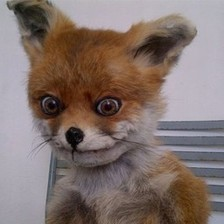
#> input picture hw2/fox.jpg, 224 x 224 px
$ jupyter execute --allow-errors hw2.ipynb
#> lines starting #> are read from the running program, lines starting #| are printed output that depends on the picture
[cell 1]
from PIL import Image
import PIL
import numpy as np
from resizeimage import resizeimage
import numpy as np
import scipy.stats as st
from math import pi,exp

[cell 2]
sample=Image.open('fox.jpg')
#> sample is the input picture: PIL image 224x224 RGB; mean R, G, B 129.9, 114.1, 109.2

#> (a cell that did not finish here is left out)

#> (a cell that did not finish here is left out)

#> (a cell that did not finish here is left out)

#> (a cell that did not finish here is left out)

#> (a cell that did not finish here is left out)

[cell 8]
# [26 lines left out: functions Correction, ApplyCorrection, Crop, not called in this run]
def ApplyCrop(img,left,top,width,hight):
    return img[top:(top+hight),left:(left+width)]


# [71 lines left out: functions CustomFilter, ApplyCustomFilter, ColorFilter, ApplyColorFilter, WhiteBalance, not called in this run]


def AddBorders(img,filter_size):
    border_size=(filter_size-1)/2
    temp=np.zeros((img.shape[0]+2*(border_size),img.shape[1]+2*(border_size)))
    temp[border_size:-border_size,border_size:-border_size]=img
    return temp
# [6 lines left out: function PilFromRGB, not called in this run]
def gkern(l=5, sig=1.):

    ax = np.arange(-l // 2 + 1., l // 2 + 1.)
    xx, yy = np.meshgrid(ax, ax)

    kernel = np.exp(-(xx**2 + yy**2) / (2. * sig**2))

    return kernel / np.sum(kernel)

[cell 9]
l=5
ax = np.arange(-l // 2 + 1., l // 2 + 1.)
xx, yy = np.meshgrid(ax, ax)

[cell 10]
xx

[cell 11]
#r,g,b=map(lambda x:np.array(x,dtype='float')/255,sample.split())
r,g,b=map(lambda x:np.array(x),sample.split())
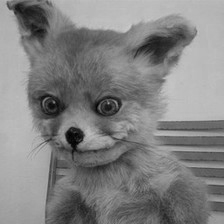
#> r: shape (224, 224); min 0, max 204, mean 129.9
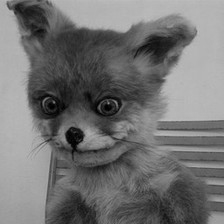
#> g: shape (224, 224); min 0, max 190, mean 114.1
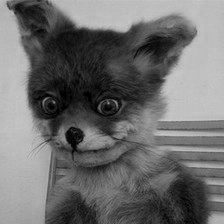
#> b: shape (224, 224); min 0, max 203, mean 109.2

#> (a cell that did not finish here is left out)


[cell 13]
np.median(gkern(5,1))

[cell 14]
g=np.zeros((6,6))

#> (a cell that did not finish here is left out)

[cell 16]
g

[cell 17]
r[:3,:3]
#> Out = [[174, 173, 176], [168, 171, 174], [174, 171, 168]]

[cell 18]
np.multiply(r[:3,:3],np.ones((3,3))).sum()
#> Out = 1549

$ run again, with hw2/kitten.jpg copied over hw2/fox.jpg
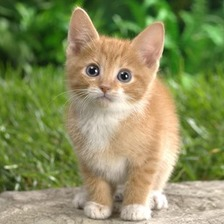
#> input picture hw2/kitten.jpg, 224 x 224 px
#> sample is the input picture: PIL image 224x224 RGB; mean R, G, B 136.6, 142, 93.1
#> `r,g,b=map(lambda x:np.array(x),sample.split())`:
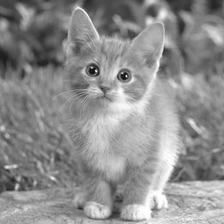
#> g: shape (224, 224); min 8, max 255, mean 142
#> `r,g,b=map(lambda x:np.array(x),sample.split())`:
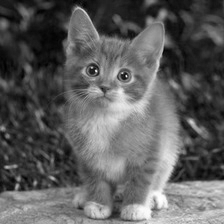
#> b: shape (224, 224); min 0, max 255, mean 93.1
#> `r[:3,:3]`: Out = [[46, 43, 39], [43, 43, 42], [40, 41, 41]]
#> `np.multiply(r[:3,:3],np.ones((3,3))).sum()`: Out = 378

$ run again, with hw2/sheipak.jpg copied over hw2/fox.jpg
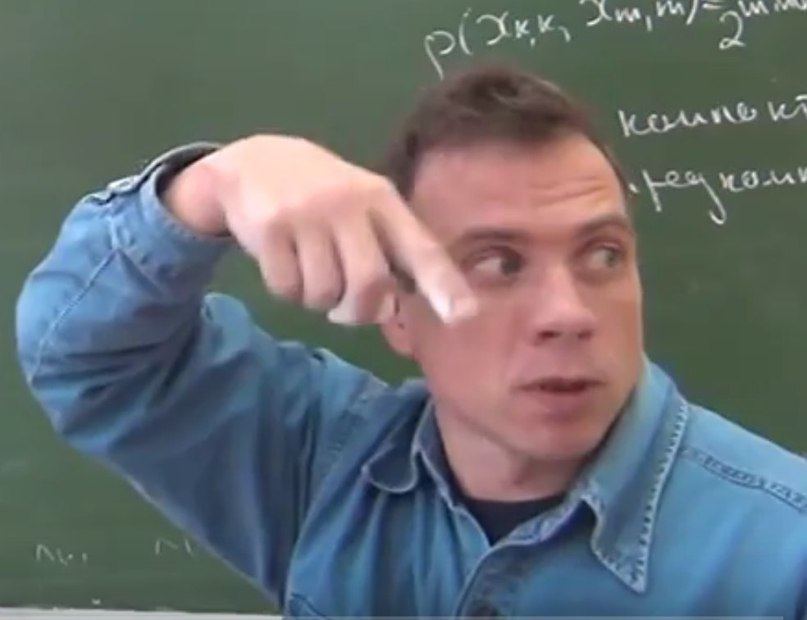
#> input picture hw2/sheipak.jpg, 807 x 620 px
#> sample is the input picture: PIL image 807x620 RGB; mean R, G, B 103.8, 109.3, 112
#> `r,g,b=map(lambda x:np.array(x),sample.split())`:
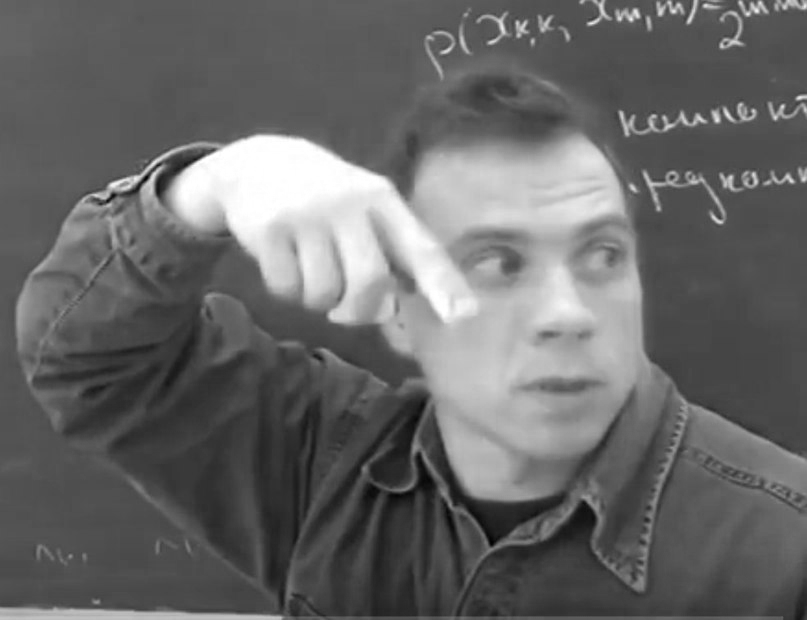
#> r: shape (620, 807); min 0, max 255, mean 103.8
#> `r,g,b=map(lambda x:np.array(x),sample.split())`:
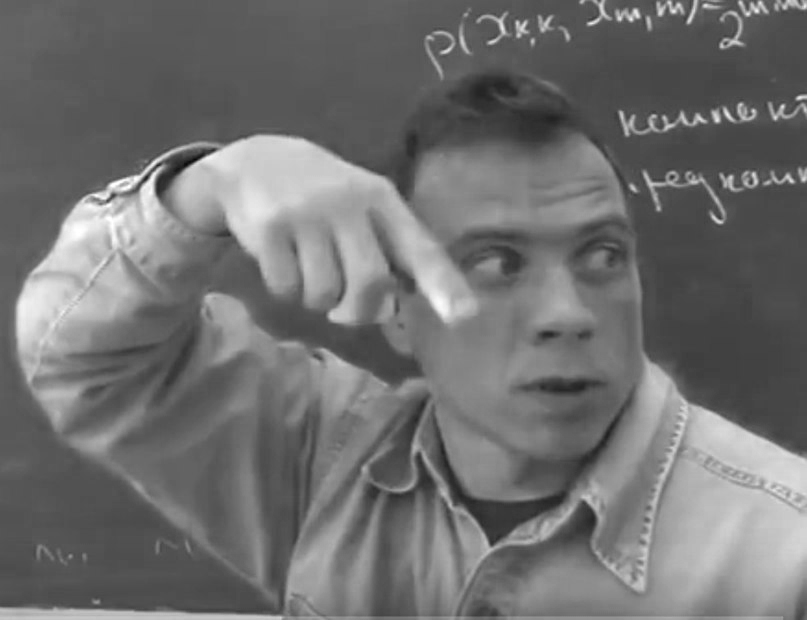
#> b: shape (620, 807); min 8, max 255, mean 112
#> `r[:3,:3]`: Out = [[98, 97, 97], [98, 97, 97], [98, 97, 97]]
#> `np.multiply(r[:3,:3],np.ones((3,3))).sum()`: Out = 876
